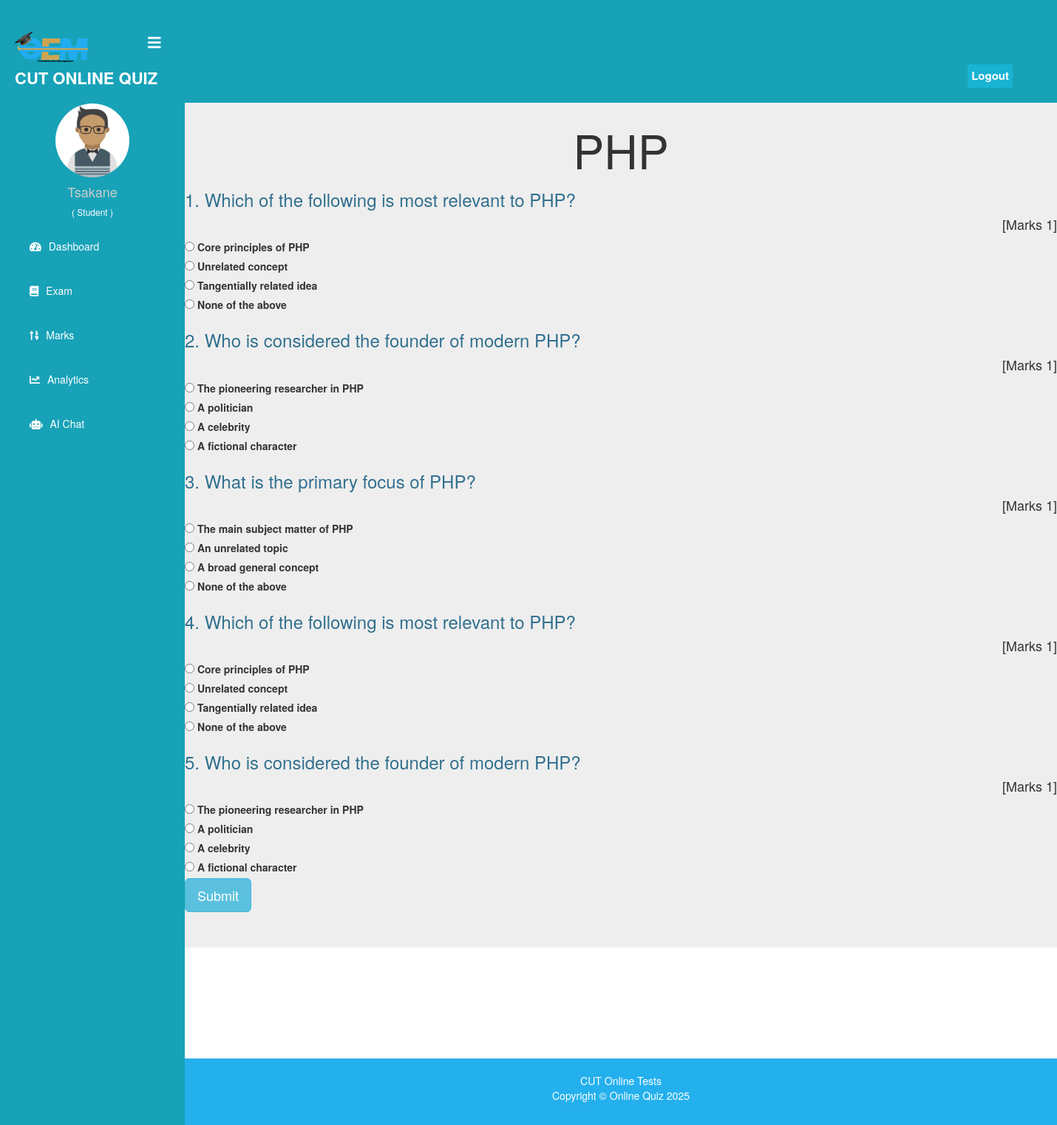
The page /student/start-exam/3 (signed in) on the database its author committed.
### quiz/models.py (models this page shows, shortened)
class Course(models.Model):
   course_name = models.CharField(max_length=50)
   question_number = models.PositiveIntegerField()
   total_marks = models.PositiveIntegerField()
   is_timed = models.BooleanField(default=False, help_text="Whether this course has a time limit")
   total_time_minutes = models.PositiveIntegerField(default=0, help_text="Total time allowed for the quiz in minutes (0 = unlimited)")
   sequential_questions = models.BooleanField(default=False, help_text="Display questions one at a time sequentially")
   allow_backtracking = models.BooleanField(default=True, help_text="Whether students can go back to previous questions")
   security_level = models.CharField(max_length=50, choices=[
       ('low', 'Low - Basic protection'),
       ('medium', 'Medium - Prevent copy-paste and right-click'),
       ('high', 'High - Block dev tools and keyboard shortcuts')
   ], default='medium', help_text="Level of security measures to prevent cheating")

class Question(models.Model):
    course=models.ForeignKey(Course,on_delete=models.CASCADE)
    marks=models.PositiveIntegerField()
    question=models.CharField(max_length=600)
    option1=models.CharField(max_length=200)
    option2=models.CharField(max_length=200)
    option3=models.CharField(max_length=200)
    option4=models.CharField(max_length=200)
    cat=(('Option1','Option1'),('Option2','Option2'),('Option3','Option3'),('Option4','Option4'))
    answer=models.CharField(max_length=200,choices=cat)

### student/views.py (the view)
# urls.py: path('start-exam/<int:pk>', views.start_exam_view, name='start-exam'),
@login_required(login_url='studentlogin')
@user_passes_test(is_student)
def start_exam_view(request,pk):
    course=QMODEL.Course.objects.get(id=pk)
    student = models.Student.objects.get(user_id=request.user.id)
    if course.is_timed and course.sequential_questions:
        return HttpResponseRedirect(reverse('start-sequential-exam', args=[pk]))
    try:
        adaptive_settings = QMODEL.AdaptiveQuizSettings.objects.get(course=course)
        is_adaptive = adaptive_settings.is_adaptive
    except QMODEL.AdaptiveQuizSettings.DoesNotExist:
        is_adaptive = False
    if is_adaptive:
        from quiz.adaptive_quiz_utils import get_adaptive_questions
        questions = get_adaptive_questions(student, course, course.question_number)
    else:
        questions = QMODEL.Question.objects.all().filter(course=course)
    if request.method=='POST':
        pass
    response= render(request,'student/start_exam.html',{'course':course,'questions':questions})
    response.set_cookie('course_id',course.id)
    return response

### quiz/adaptive_quiz_utils.py (called while the page is built)
def get_student_skill_level(student, course):
    skill_level, created = StudentSkillLevel.objects.get_or_create(
        student=student,
        course=course,
        defaults={
            'current_level': 5.0,  # Start at medium difficulty
            'confidence': 0.5      # Medium confidence
        }
    )
    return skill_level

### student/views.py (called while the page is built)
def is_student(user):
    return user.groups.filter(name='STUDENT').exists()

### templates/student/start_exam.html (shortened to what this page needs)
{% extends 'student/studentbase.html' %}
{% block content %}
{%load static%}
<head>
  <link href="//netdna.bootstrapcdn.com/bootstrap/3.0.0/css/bootstrap.min.css" rel="stylesheet" id="bootstrap-css">
</head>
<div class="jumbotron my-4">
  <form class="form" autocomplete="off" onsubmit="return saveAns()" action="/student/calculate-marks" method="POST">
    <h1 style="text-align: center;">{{course.course_name}}</h1>
    {% for q in questions%}
    <div class="question-container" id="question-{{q.id}}" data-question-id="{{q.id}}">
      <h3 class="text-info">{{ forloop.counter }}. {{q.question}}</h3><h4 style="text-align: right;">[Marks {{q.marks}}]</h4>
      <div class="form-check mx-4">
        <input class="form-check-input question-option" type="radio"
              name="{{ forloop.counter }}"
              id="option1-{{q.id}}"
              value="Option1"
              data-question-id="{{q.id}}"
              onclick="trackSelection(this)">
        <label class="form-check-label" for="option1-{{q.id}}">
          {{q.option1}}
        </label>
      </div>
      <div class="form-check mx-4">
        <input class="form-check-input question-option" type="radio"
              name="{{ forloop.counter }}"
              id="option2-{{q.id}}"
              value="Option2"
              data-question-id="{{q.id}}"
              onclick="trackSelection(this)">
        <label class="form-check-label" for="option2-{{q.id}}">
          {{q.option2}}
        </label>
      </div>
      <div class="form-check mx-4">
        <input class="form-check-input question-option" type="radio"
              name="{{ forloop.counter }}"
              id="option3-{{q.id}}"
              value="Option3"
              data-question-id="{{q.id}}"
              onclick="trackSelection(this)">
        <label class="form-check-label" for="option3-{{q.id}}">
          {{q.option3}}
        </label>
      </div>
      <div class="form-check mx-4">
        <input class="form-check-input question-option" type="radio"
              name="{{ forloop.counter }}"
              id="option4-{{q.id}}"
              value="Option4"
              data-question-id="{{q.id}}"
              onclick="trackSelection(this)">
        <label class="form-check-label" for="option4-{{q.id}}">
          {{q.option4}}
        </label>
      </div>
    </div>
    {% endfor %}
    <input class="btn btn-info btn-lg" type="submit" value="Submit">
  </form>
</div>
<br><br><br><br><br><br>
{% endblock content %}

### templates/student/studentbase.html (shortened to what this page needs)
<!DOCTYPE html>
{% load static %}
<html lang="en" dir="ltr">
<head>
  <link rel="stylesheet" href="https://cdnjs.cloudflare.com/ajax/libs/font-awesome/5.12.1/css/all.min.css">
</head>
<body>
  <header>
    <label for="check">
      <i style="left: 200px;margin-top: 17px;"class="fas fa-bars" id="sidebar_btn"></i>
    </label>
    <div class="left_area">
      <img src="{% static "../static/image/assets/images/oem.png" %}" width="100rem" class="logo_image" alt="jj">
      <h3 style="color: var(--white);">CUT Online Quiz</h3>
    </div>
    <div class="right_area">
       <form action="{% url 'logout' %}" method="POST">
        <button class="logout_btn" type="submit">Logout</button>
    </form>
    </div>
  </header>
  {% if not hide_sidebar %}
  <div class="sidebar">
    <br><br>
    <center>
      {% if student.profile_pic %}
      <img src="{{ student.profile_pic.url }}" class="profile_image" alt="Profile Picture">
  {% else %}
      <img src="{% static 'image/student.png' %}" class="profile_image" alt="Default Profile Picture">
  {% endif %}
      <h4>{{request.user.first_name}}</h4>
      <h6 style="color: rgb(255, 255, 255);">( Student )</h6>
    </center>
    <a href="/student/student-dashboard"><i class="fas fa-tachometer-alt"></i><span>Dashboard</span></a>
    <a href="/student/student-exam"><i class="fas fa-book"></i><span>Exam</span></a>
    <a href="/student/student-marks"><i class="fas fa-sort-numeric-up"></i><span>Marks</span></a>
    <a href="/student/analytics"><i class="fas fa-chart-line"></i><span>Analytics</span></a>
    <a href="/student/ai-chat"><i class="fas fa-robot"></i><span>AI Chat</span></a>
  </div>
  {% endif %}
  <div class="content" {% if hide_sidebar %}style="margin-left: 0; padding-top: 60px;"{% endif %}>
    <br><br><br><br><br>
    {% block content %}
    {% endblock content %}
    {% include "quiz/footer.html" %}
  </div>
</body>
</html>

### templates/student/studentbase.html (style rules this page uses)
:root { --blue: #24b0ed; --indigo: #6610f2; --purple: #6f42c1; --pink: #e83e8c; --red: #dc3545; --orange: #fd7e14; --yellow: #ffc107; --green: #28a745; --teal: #20c997; --cyan: #17a2b8; --white: #fff; --gray: #6c757d; --gray-dark: #343a40; --primary: #24b0ed; --secondary: #6c757d; --success: #28a745; --info: #17a2b8; --warning: #ffc107; --danger: #dc3545; --light: #f8f9fa; --dark: #343a40; --breakpoint-xs: 0; --breakpoint-sm: 576px; --breakpoint-md: 768px; --breakpoint-lg: 992px; --breakpoint-xl: 1200px; --font-family-sans-serif: -apple-system, BlinkMacSystemFont, "Segoe UI", Roboto, "Helvetica Neue", Arial, "Noto Sans", sans-serif, "Apple Color Emoji", "Segoe UI Emoji", "Segoe UI Symbol", "Noto Color Emoji"; --font-family-monospace: SFMono-Regular, Menlo, Monaco, Consolas, "Liberation Mono", "Courier New", monospace; }
a:link { text-decoration: none; }
body { margin: 0; padding: 0; font-family: "Gill Sans", sans-serif;; }
header { position: fixed; background: var(--cyan); padding: 20px; width: 100%; z-index: 1; }
.left_area h3 { color: #fff; margin: 0px; text-transform: uppercase; font-size: 22px; font-weight: 900; }
.logout_btn { padding: 5px; background: #19B3D3; text-decoration: none; float: right; margin-top: -30px; margin-right: 40px; border-radius: 2px; font-size: 15px; font-weight: 600; color: #fff; transition: 0.5s; border:none; }
.sidebar { background: var(--cyan); margin-top: 70px; padding-top: 30px; position: fixed; left: 0; width: 250px; height: 100%; transition: 0.5s; transition-property: left; }
.sidebar .profile_image { width: 100px; height: 100px; border-radius: 100px; margin-bottom: 10px; }
.sidebar h4 { color: #ccc; margin-top: 0; }
.sidebar a { color: #fff; display: block; width: 100%; line-height: 60px; text-decoration: none; padding-left: 40px; box-sizing: border-box; transition: 0.5s; }
.sidebar i { padding-right: 10px; }
label #sidebar_btn { z-index: 1; color: #fff; position: fixed; cursor: pointer; left: 300px; font-size: 20px; margin: 5px 0; transition: 0.5s; transition-property: color; }
.content { margin-left: 250px; background: url(./../../static/image/assets/images/back2.jpg) no-repeat; background-position: center; background-size: cover; height: 100vh; transition: 0.5s; }

### templates/quiz/footer.html (style rules this page uses)
:root { --blue: #24b0ed; --indigo: #6610f2; --purple: #6f42c1; --pink: #e83e8c; --red: #dc3545; --orange: #fd7e14; --yellow: #ffc107; --green: #28a745; --teal: #20c997; --cyan: #17a2b8; --white: #fff; --gray: #6c757d; --gray-dark: #343a40; --primary: #24b0ed; --secondary: #6c757d; --success: #28a745; --info: #17a2b8; --warning: #ffc107; --danger: #dc3545; --light: #f8f9fa; --dark: #343a40; --breakpoint-xs: 0; --breakpoint-sm: 576px; --breakpoint-md: 768px; --breakpoint-lg: 992px; --breakpoint-xl: 1200px; --font-family-sans-serif: -apple-system, BlinkMacSystemFont, "Segoe UI", Roboto, "Helvetica Neue", Arial, "Noto Sans", sans-serif, "Apple Color Emoji", "Segoe UI Emoji", "Segoe UI Symbol", "Noto Color Emoji"; --font-family-monospace: SFMono-Regular, Menlo, Monaco, Consolas, "Liberation Mono", "Courier New", monospace; }

### rows shown on the page
Course: course_name "PHP"
Question: question "Which of the following is most relevant to PHP?", marks "1", option1 "Core principles of PHP", option2 "Unrelated concept", option3 "Tangentially related idea", option4 "None of the above"
Question: question "Who is considered the founder of modern PHP?", marks "1", option1 "The pioneering researcher in PHP", option2 "A politician", option3 "A celebrity", option4 "A fictional character"
Question: question "What is the primary focus of PHP?", marks "1", option1 "The main subject matter of PHP", option2 "An unrelated topic", option3 "A broad general concept", option4 "None of the above"
Question: question "Which of the following is most relevant to PHP?", marks "1", option1 "Core principles of PHP", option2 "Unrelated concept", option3 "Tangentially related idea", option4 "None of the above"
Question: question "Who is considered the founder of modern PHP?", marks "1", option1 "The pioneering researcher in PHP", option2 "A politician", option3 "A celebrity", option4 "A fictional character"

### other values the page prints
{{ request.user.first_name }} "Tsakane"
